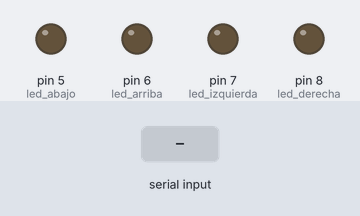
This sketch was run on a simulated Arduino Uno, built with avr-gcc and run on an emulated ATmega328P. Shown: output pins drawn as LEDs (lit = HIGH). The test bench sets the inputs (shaded band).

Above: at 1.2 s.
1.3 s: "1" received over Serial
At 2.3 s:
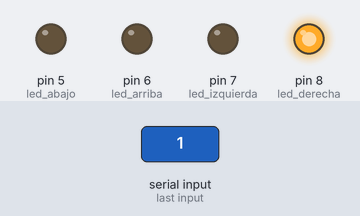
2.8 s: "2" received over Serial
At 3.5 s:
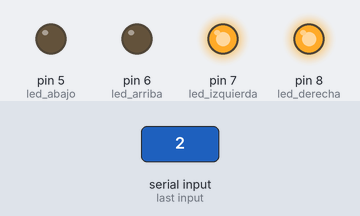
4.3 s: "3" received over Serial
At 4.6 s:
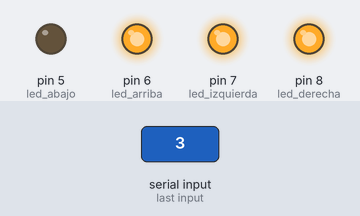
5.8 s: "4" received over Serial
At 7.0 s:
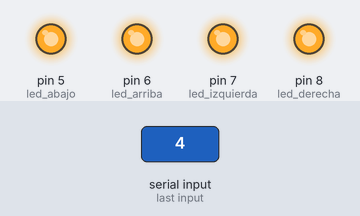
Timing chart, 0 to 8.3 s (numbered marks = the images above; inputs shaded):
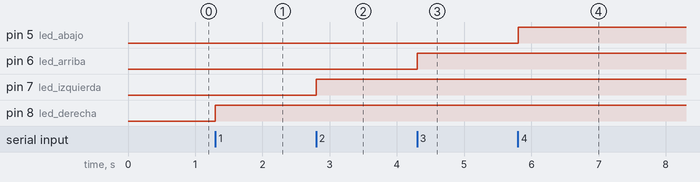

Measured:
- after the input at 1.3 s, pin 8 (led_derecha): LOW → HIGH at once
- after the input at 2.8 s, pin 7 (led_izquierda): LOW → HIGH at once
- after the input at 4.3 s, pin 6 (led_arriba): LOW → HIGH at once
- after the input at 5.8 s, pin 5 (led_abajo): LOW → HIGH at once

The sketch:

BLUETOOTH_ESCLAVO_2.0.ino
```cpp
/* Programa paral el atmega esclavo
 *
 * Tiene la deteccion del otro bluetooth y los servos estan simulados con leds
 *
 * No esta probado
*/
#define led_abajo 5
#define led_arriba 6
#define led_izquierda 7
#define led_derecha 8

volatile int state = 0;

void derecha();
void arriba();
void abajo();
void izquierda();

void setup() {

  Serial.begin(9600);

  pinMode(led_arriba, OUTPUT);
  pinMode(led_abajo, OUTPUT);
  pinMode(led_izquierda, OUTPUT);
  pinMode(led_derecha, OUTPUT);

}

void loop() {

  if(Serial.available() > 0){

    state = Serial.read();
  }

//No estoy segura si este switch va a funcionar como los if
  switch(state){
    case '1':
      derecha();
    break;
    case '2':
      izquierda();
    break;
    case '3':
      arriba();
    break;
    case '4':
      abajo();
    break;
  }

}
void derecha(){

  digitalWrite(led_derecha, HIGH);
}
void izquierda(){

  digitalWrite(led_izquierda, HIGH);
}
void arriba(){

  digitalWrite(led_arriba, HIGH);
}
void abajo(){

  digitalWrite(led_abajo, HIGH);
}
```
